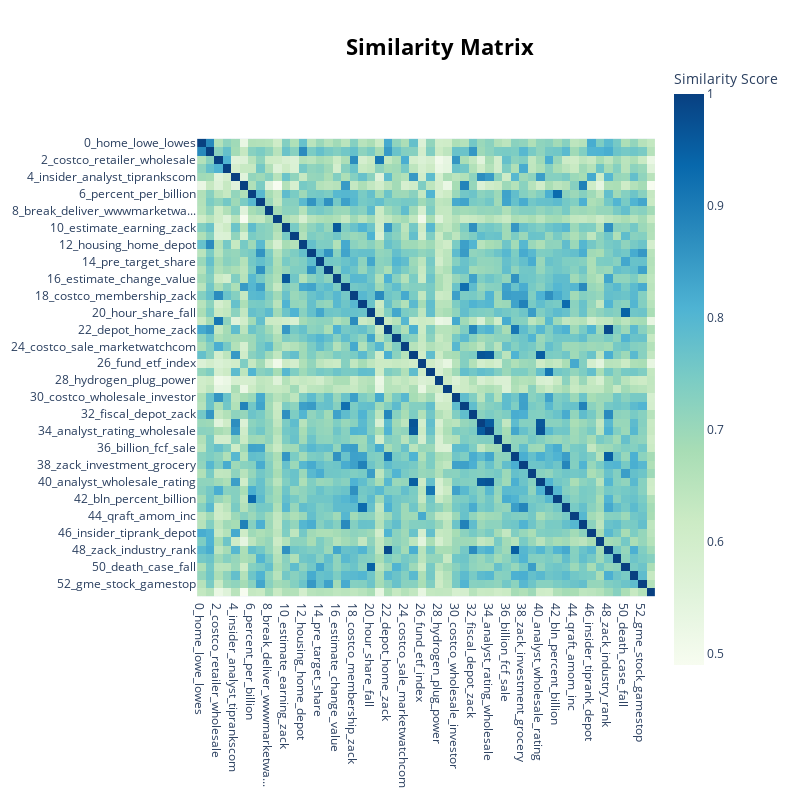

Notebook cell for this chart:
### Code cell
# Visualize similarity using heatmap
topic_model.visualize_heatmap()

### Figure 1 — Plotly figure (JSON) as saved in the notebook; plotly's stock layout.template omitted (floating-point values rounded to 4 significant figures; data arrays with more than 128 entries replaced by an {"elided": "..."} marker saying what was removed)
{"data": [{"coloraxis": "coloraxis", "hovertemplate": "x: %{x}<br>y: %{y}<br>Similarity Score: %{z}<extra></extra>", "name": "0", "type": "heatmap", "x": ["0_home_lowe_lowes", "1_home_depot_improvement", "2_costco_retailer_wholesale", "3_walmart_retail_sale", "4_insider_analyst_tiprankscom", "5_dividend_yield_income", "6_percent_per_billion", "7_inflation_rate_buy", "8_break_deliver_wwwmarketwa...", "9_benzingacom_originally_ap...", "10_estimate_earning_zack", "11_52_week_quarter", "12_housing_home_depot", "13_stock_chart_market", "14_pre_target_share", "15_buy_stock_not", "16_estimate_change_value", "17_chip_stock_blue", "18_costco_membership_zack", "19_zack_research_investment", "20_hour_share_fall", "21_costco_cost_membership", "22_depot_home_zack", "23_inc_fall_close", "24_costco_sale_marketwatchcom", "25_analyst_rating_lowe", "26_fund_etf_index", "27_per_story_write", "28_hydrogen_plug_power", "29_moodys_periodic_bei", "30_costco_wholesale_investor", "31_stock_year_share", "32_fiscal_depot_zack", "33_analyst_rating_typically", "34_analyst_rating_wholesale", "35_day_move_enlargesource", "36_billion_fcf_sale", "37_zack_rank_industry", "38_zack_investment_grocery", "39_index_fall_future", "40_analyst_wholesale_rating", "41_wholesale_costco_per", "42_bln_percent_billion", "43_research_zack_vote", "44_qraft_amom_inc", "45_growth_dividend_stock", "46_insider_tiprank_depot", "47_open_store_easter", "48_zack_industry_rank", "49_staple_food_consumer", "50_death_case_fall", "51_brokerage_abr_recommenda...", "52_gme_stock_gamestop", "53_recall_plastic_hammock"], "xaxis": "x", "y": ["0_home_lowe_lowes", "1_home_depot_improvement", "2_costco_retailer_wholesale", "3_walmart_retail_sale", "4_insider_analyst_tiprankscom", "5_dividend_yield_income", "6_percent_per_billion", "7_inflation_rate_buy", "8_break_deliver_wwwmarketwa...", "9_benzingacom_originally_ap...", "10_estimate_earning_zack", "11_52_week_quarter", "12_housing_home_depot", "13_stock_chart_market", "14_pre_target_share", "15_buy_stock_not", "16_estimate_change_value", "17_chip_stock_blue", "18_costco_membership_zack", "19_zack_research_investment", "20_hour_share_fall", "21_costco_cost_membership", "22_depot_home_zack", "23_inc_fall_close", "24_costco_sale_marketwatchcom", "25_analyst_rating_lowe", "26_fund_etf_index", "27_per_story_write", "28_hydrogen_plug_power", "29_moodys_periodic_bei", "30_costco_wholesale_investor", "31_stock_year_share", "32_fiscal_depot_zack", "33_analyst_rating_typically", "34_analyst_rating_wholesale", "35_day_move_enlargesource", "36_billion_fcf_sale", "37_zack_rank_industry", "38_zack_investment_grocery", "39_index_fall_future", "40_analyst_wholesale_rating", "41_wholesale_costco_per", "42_bln_percent_billion", "43_research_zack_vote", "44_qraft_amom_inc", "45_growth_dividend_stock", "46_insider_tiprank_depot", "47_open_store_easter", "48_zack_industry_rank", "49_staple_food_consumer", "50_death_case_fall", "51_brokerage_abr_recommenda...", "52_gme_stock_gamestop", "53_recall_plastic_hammock"], "yaxis": "y", "z": {"elided": "54x54 float values"}}], "layout": {"coloraxis": {"colorbar": {"title": {"text": "Similarity Score"}}, "colorscale": [[0, "rgb(247,252,240)"], [0.125, "rgb(224,243,219)"], [0.25, "rgb(204,235,197)"], [0.375, "rgb(168,221,181)"], [0.5, "rgb(123,204,196)"], [0.625, "rgb(78,179,211)"], [0.75, "rgb(43,140,190)"], [0.875, "rgb(8,104,172)"], [1, "rgb(8,64,129)"]]}, "height": 800, "hoverlabel": {"bgcolor": "white", "font": {"family": "Rockwell", "size": 16}}, "legend": {"title": {"text": "Trend"}}, "margin": {"t": 60}, "showlegend": true, "title": {"font": {"color": "Black", "size": 22}, "text": "<b>Similarity Matrix</b>", "x": 0.55, "xanchor": "center", "y": 0.95, "yanchor": "top"}, "width": 800, "xaxis": {"anchor": "y", "constrain": "domain", "domain": [0, 1], "scaleanchor": "y"}, "yaxis": {"anchor": "x", "autorange": "reversed", "constrain": "domain", "domain": [0, 1]}}}
